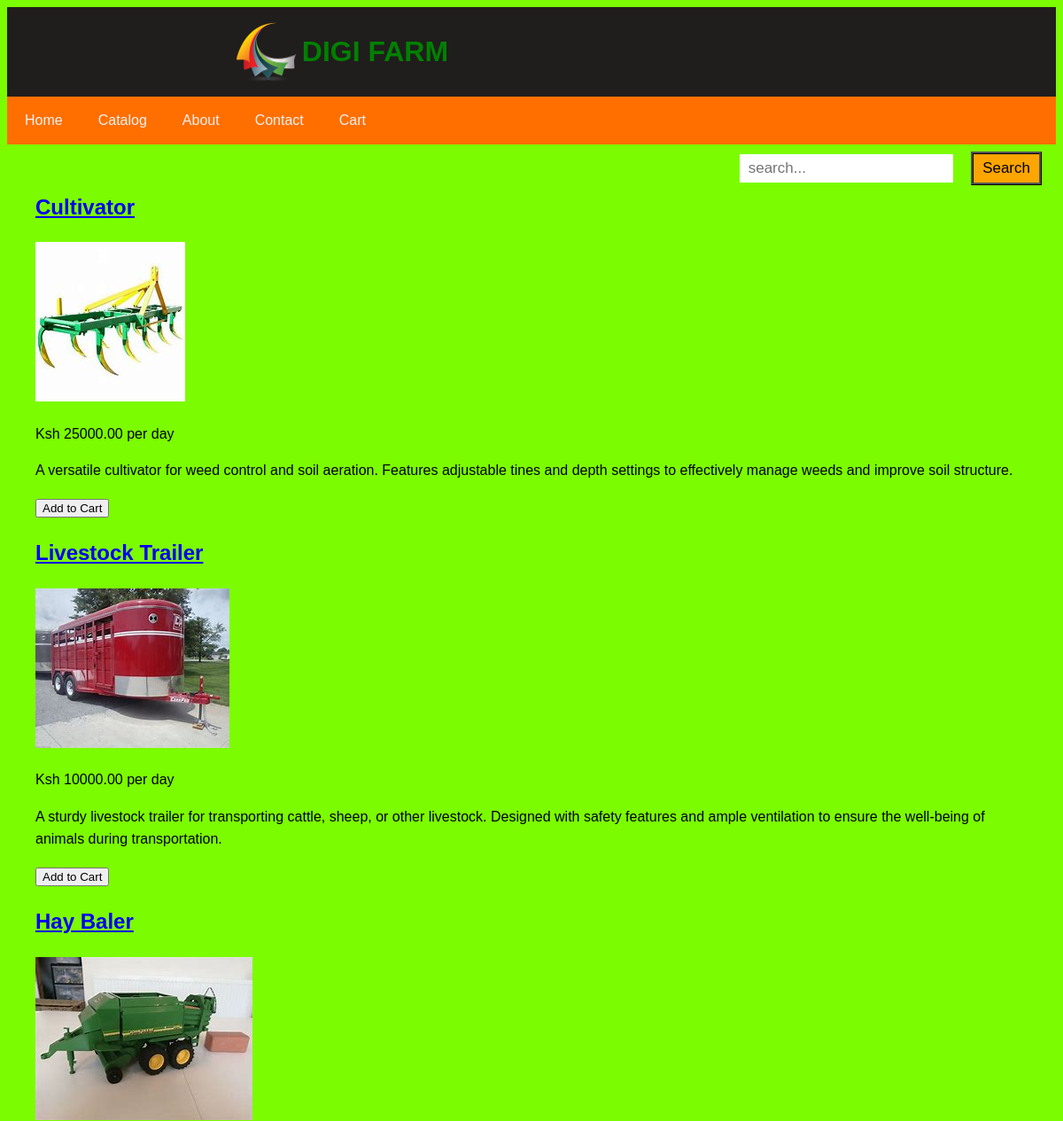
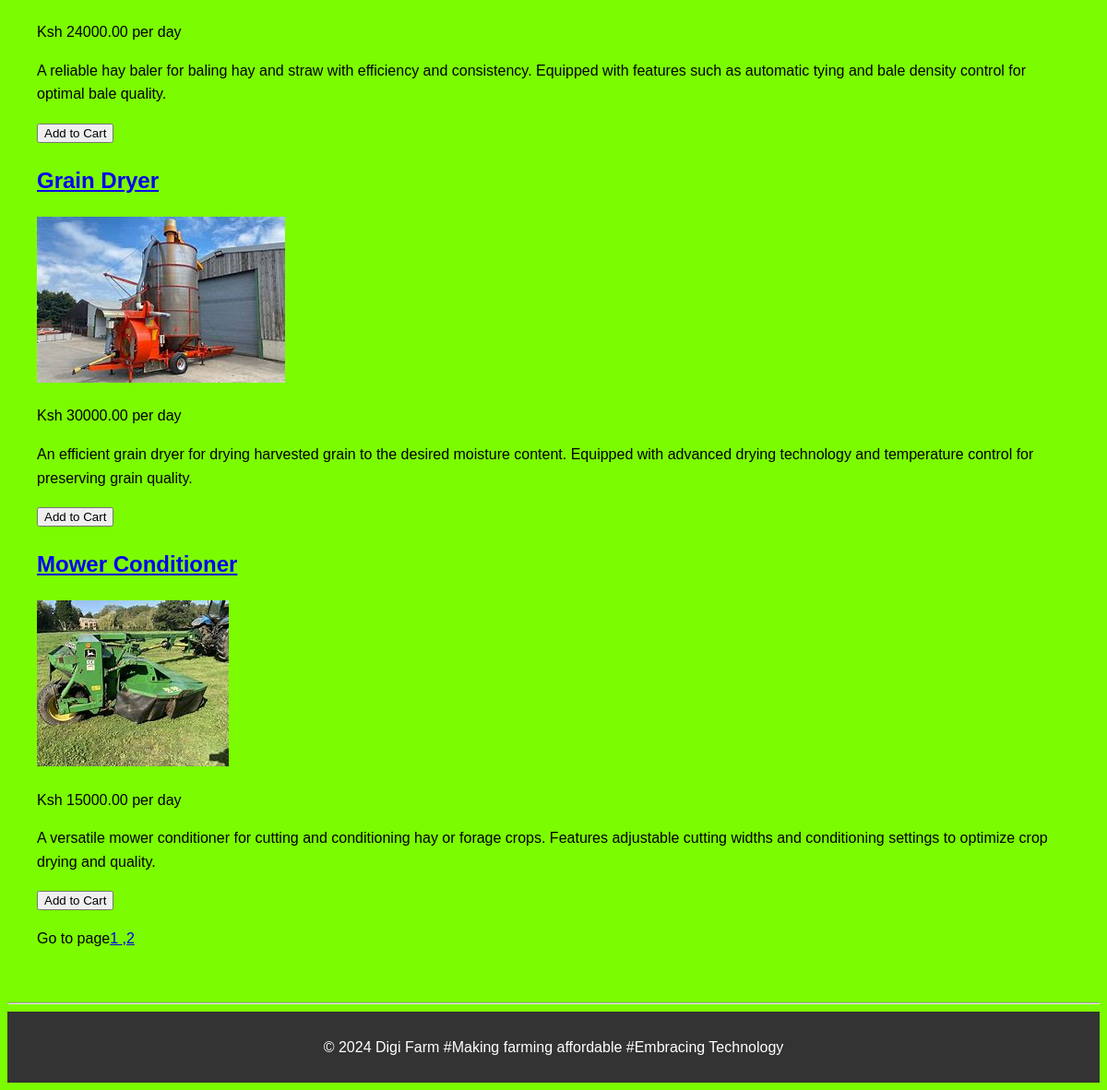
/catalog1/, run on the app's committed database (2 pictures, top to bottom).
### hello/models.py (models this page shows, shortened)
class FarmingEquipment(models.Model):
  name = models.CharField(max_length=255, unique=True)  # Enforces unique product names
  image = models.ImageField(upload_to='hello/images')
  description = models.TextField()  # Allows for longer descriptions
  price = models.DecimalField(max_digits=10, decimal_places=2)

### hello/views.py (the view)
# urls.py: path("catalog1/",views.catalog1, name="catalog1"),
def catalog1(request):
    remaining_products = FarmingEquipment.objects.all()[5:10]
    context = {
        'remaining_products': remaining_products,
    }
    return render(request, 'hello/catalog1.html', context)

### hello/templates/hello/catalog1.html (shortened to what this page needs)
{% extends "hello/layout.html" %}
{% block content %}
<main>
    <section class="product-list">
        {% for FarmingEquipment in remaining_products %}
        <div class="product">
          <a href="{% url 'prodDetails' FarmingEquipment.name %}">
              <h2>{{ FarmingEquipment.name }}</h2>
              </a>
              {% load static %}
              <img src="{{ FarmingEquipment.image.url }}" alt="{{ FarmingEquipment.name }}">
        <p>Ksh {{ FarmingEquipment.price }} per day</p>
        <p>{{ FarmingEquipment.description }}</p>
        <form action="{% url 'add_to_cart' FarmingEquipment.id %}" method="post">
          <button type="submit">Add to Cart</button>
      </form>
      </div>
      {% endfor %}
    </section>
    <p>Go to page<a href="{% url 'catalog' %}">1</a><a href="{% url 'catalog1' %}"> ,2</a></p>
</main>
{% endblock %}

### hello/static/hello/style.css (style rules this page uses)
main { padding: 2rem; }
body { background-image: url('C:\Users\joeki\Documents\Notes\Code practice\Internet Project\bc1.jpg'); background-size: cover; background-position: center; background-repeat: no-repeat; font-family: Arial, sans-serif; line-height: 1.6; background-color: lawngreen; }

### data on the page
FarmingEquipment: name "Cultivator", image (picture), price "25000.00", description "A versatile cultivator for weed control and soil aeration. Features adjustable tines and depth settings to effectively manage weeds and improve soil structure."
FarmingEquipment: name "Livestock Trailer", image (picture), price "10000.00", description "A sturdy livestock trailer for transporting cattle, sheep, or other livestock. Designed with safety features and ample ventilation to ensure the well-being of animals during transportation."
FarmingEquipment: name "Hay Baler", image (picture), price "24000.00", description "A reliable hay baler for baling hay and straw with efficiency and consistency. Equipped with features such as automatic tying and bale density control for optimal bale quality."
FarmingEquipment: name "Grain Dryer", image (picture), price "30000.00", description "An efficient grain dryer for drying harvested grain to the desired moisture content. Equipped with advanced drying technology and temperature control for preserving grain quality."
FarmingEquipment: name "Mower Conditioner", image (picture), price "15000.00", description "A versatile mower conditioner for cutting and conditioning hay or forage crops. Features adjustable cutting widths and conditioning settings to optimize crop drying and quality."
